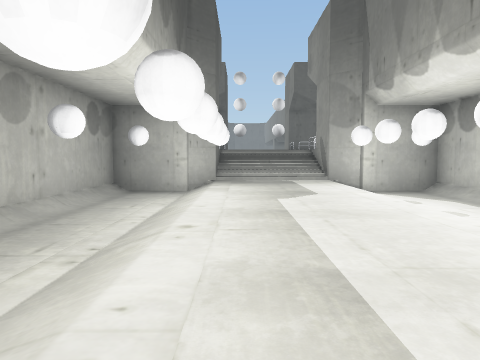
View 1 (above)

20 first-person views from a walk through a scene from a Unity 3-D project. The camera is 1.5 m above the floor, tilts 4° down and sees 70° across. The floor is counted in squares, 2 m on a side. Each view is taken from the middle of a square. On the plan, view 1 faces up. The plan holds only what a view shows up to about 11 squares ahead; the rest is blank. The place goes on beyond the plan. The player is left out.

View 2
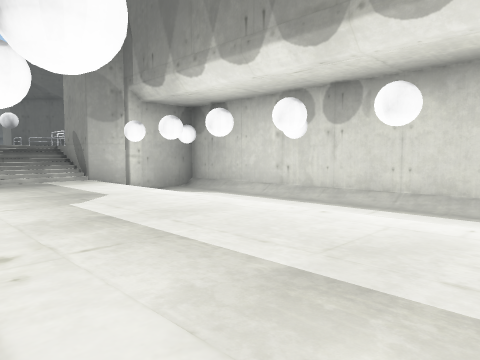

View 3
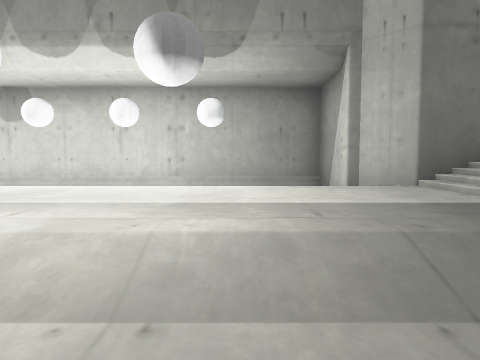

View 4
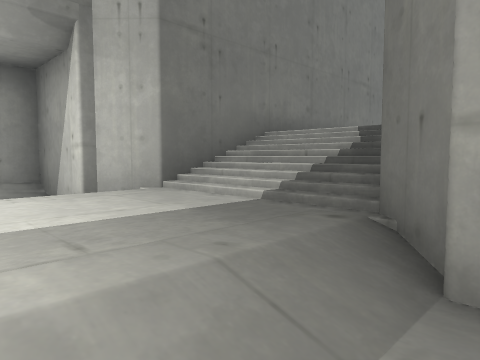

View 5
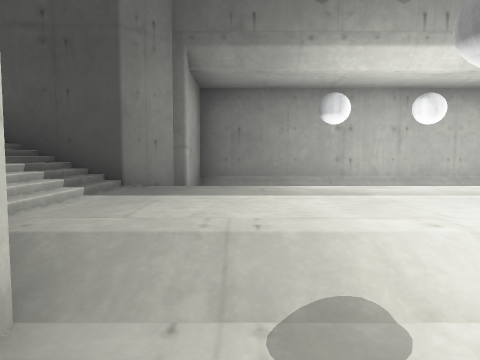

View 6
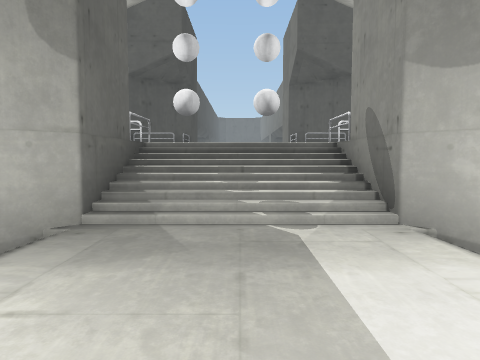

View 7
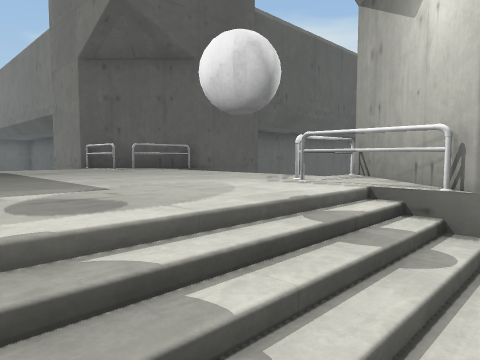

View 8
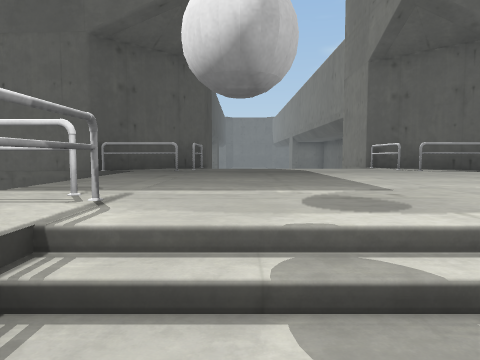

View 9
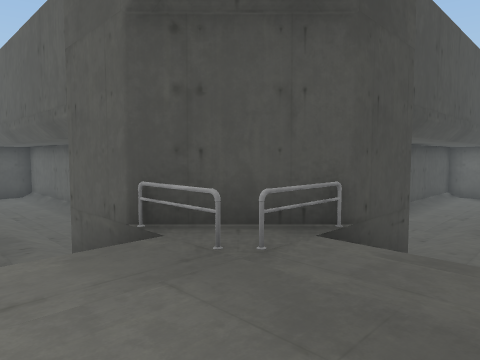

View 10
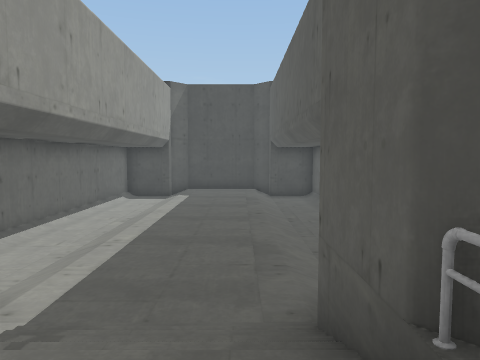

View 11
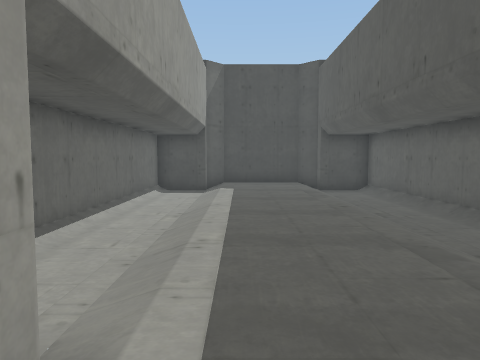

View 12
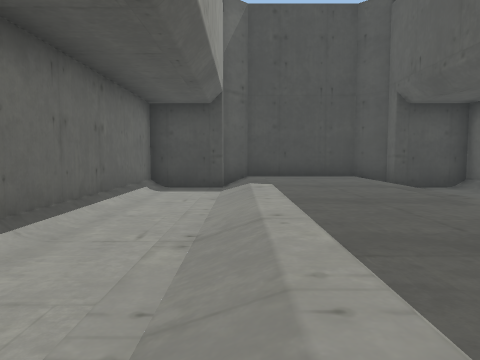

View 13
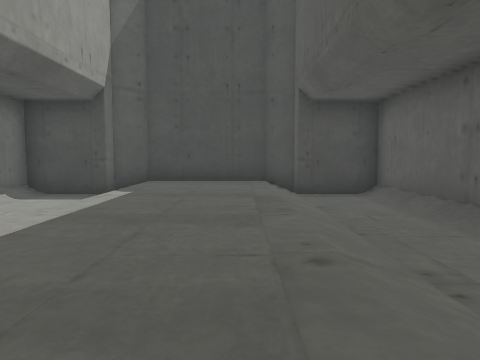

View 14
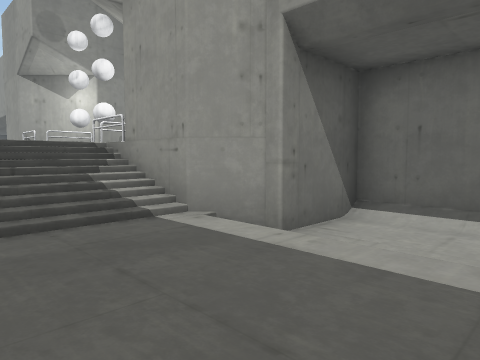

View 15
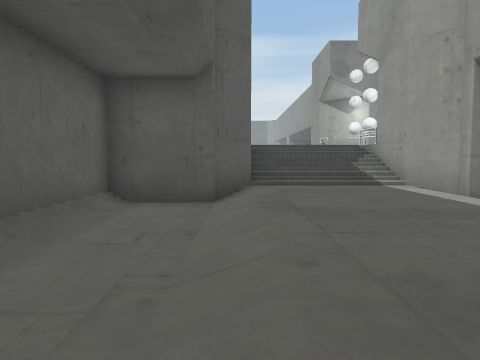

View 16
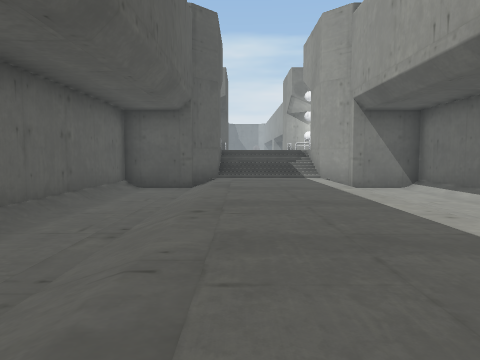

View 17
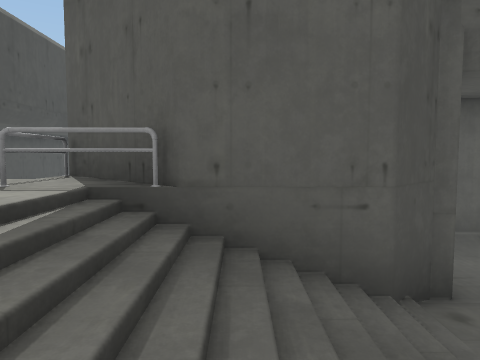

View 18
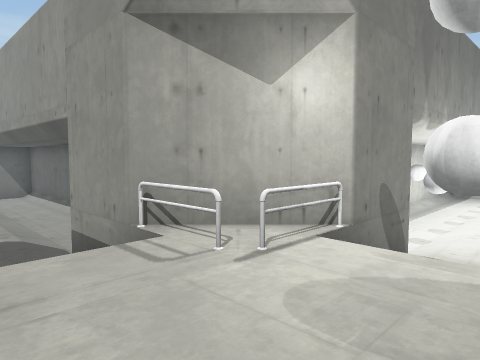

View 19
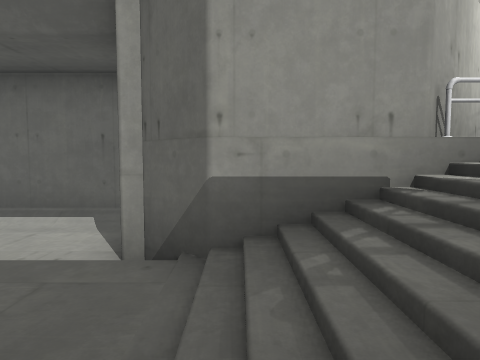

View 20
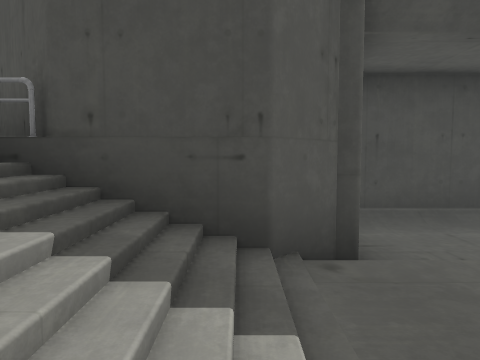

### Floor plan
Key: @ floor where view 1 was taken; # wall or solid block; . main floor; : floor 0.25 m higher than the main floor; + floor 0.5 m higher than the main floor; * floor 0.75 m higher than the main floor; % floor 1.25 m higher than the main floor; & floor 2.25 m higher than the main floor; $ floor 2.5 m higher than the main floor; / step, stairs or slope; R railing.
Columns run from 20 left of view 1 to 9 right of it. Each row starts with its distance up from view 1.
 24                 #
 23                 #..:+
 22                   ##//
 21   ##############   #///#
 20   #............#  ##// ##
 19  ##............####R///R## #
 18 ##//////////////##RR$$$RR###
 17 #+++++++++++++++///$$$$$////
 16 #+++++++++++++++///$$$$$////
 15 #+++++++++++++++///$$$$$////+
 14 ##//////////////##RR$$$RR###:
 13  ##............##  R&&&R## #.
 12   #............#   #///##   .
 11   ##############  ##///##   ##
 10                 ###/+++/###
  9                 #../+++/..#
  8                 #../+++/..#
  7                 #../+++/..#
  6                 #../+++/..#
  5                 #../+++/..#
  4                 #../+++/..#
  3                 #../+++/..#
  2                 #../+++/..#
  1                 #../+++/ .#
  0                 #../@++/ .#
 -1                 #../+++/..#
 -2                 #../+++/..#
 -3                 ###/+++/###
 -4                   ##***##
 -5                    #%%%#
 -6                    ## ##

Where each view was taken, in squares from view 1:
view 1: 0 up, 0 right, facing up
view 2: 1 up, 1 left, facing up-right
view 3: 1 down, 3 left, facing right
view 4: 1 down, 2 left, facing down-right
view 5: 2 down, 5 right, facing left
view 6: 7 up, 1 right, facing up
view 7: 12 up, 0 right, facing up-right
view 8: 12 up, 0 right, facing up
view 9: 16 up, 1 right, facing up-left
view 10: 17 up, 1 left, facing left
view 11: 15 up, 3 left, facing left
view 12: 14 up, 8 left, facing left
view 13: 17 up, 9 left, facing left
view 14: 17 up, 8 left, facing down-right
view 15: 18 up, 12 left, facing right
view 16: 17 up, 16 left, facing right
view 17: 15 up, 5 right, facing up
view 18: 16 up, 1 right, facing down-right
view 19: 17 up, 6 right, facing down
view 20: 21 up, 2 right, facing left
